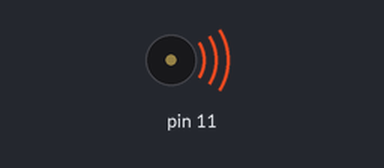
A sketch run on a simulated Arduino Uno, built with avr-gcc and run on an emulated ATmega328P. Parts: buzzer (waves = sounding).

Above: at 0.17 s.
At 36.2 s:
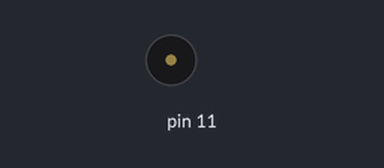
Timing chart, 0 to 40.0 s (numbered marks = the images above):
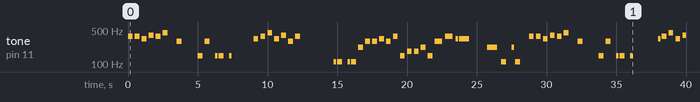

The sketch:

ode_to_joy.ino
```cpp
int melody[] = {
370, 370, 330, 392, 370, 440, 0, 294, 0, 0, 147, 294, 0, 147, 147, 0, 147, 0, 0, 0, 330, 370, 440, 330, 392, 294, 370, 0, 0, 0, 0, 0, 0, 0, 110, 110, 0, 110, 110, 220, 294, 294, 330, 294, 370, 147, 185, 185, 220, 147, 294, 370, 330, 330, 0, 220, 110, 0, 220, 110, 0, 370, 370, 330, 392, 370, 440, 0, 294, 0, 0, 147, 294, 0, 147, 147, 0, 147, 0, 0, 0, 330, 370, 440, 330, 392, 294, 370, 0, 0, 0, 0, 0, 0, 0, 110, 110, 0, 110, 110, 220, 294, 294, 330, 370, 147, 185, 185, 220, 147, 294, 330, 294, 294, 220, 185, 110, 0, 185, 147, 0, 278, 330, 330, 294, 370, 294, 0, 278, 0, 110, 0, 110, 110, 147, 220, 278, 330, 370, 330, 392, 294, 370, 294, 110, 294, 110, 110, 147, 220, 278, 330, 370, 330, 392, 278, 370, 278, 330, 110, 294, 110, 117, 185, 0, 0, 370, 294, 330, 0, 0, 0, 110, 123, 247, 165, 208, 165, 220, 294, 370, 0, 0, 0, 370, 330, 392, 370, 440, 0, 294, 0, 0, 147, 294, 0, 147, 147, 0, 147, 0, 0, 330, 370, 440, 330, 392, 294, 370, 0, 0, 0, 0, 0, 0, 0, 110, 110, 0, 110, 110, 220, 294, 294, 330, 370, 147, 185, 185, 220, 147, 294, 330, 294, 294, 220, 0, 110, 0, 185, 185, 185, 278, 330, 330, 294, 370, 220, 294, 0, 278, 0, 110, 0, 110, 110, 147, 278, 330, 370, 330, 392, 294, 370, 220, 294, 110, 294, 110, 110, 147, 278, 330, 370, 330, 392, 278, 370, 278, 330, 110, 294, 110, 117, 185, 0, 0, 370, 247, 294, 330, 220, 0, 0, 110, 123, 165, 208, 165, 294, 370, 0, 0, 0, 0, 370, 330, 392, 370, 440, 0, 294, 0, 0, 147, 294, 0, 147, 147, 0, 147, 0, 0, 330, 370, 440, 330, 392, 294, 370, 0, 0, 0, 0, 0, 0, 0, 110, 110, 0, 110, 110, 220, 294, 294, 330, 370, 147, 185, 185, 220, 147, 294, 330, 294, 185, 294, 220, 0, 110, 0, 185, 147, 0, 0
};
int noteDurations[] = {
500, 500, 500, 500, 500, 500, 500, 500, 500, 500, 500, 500, 250, 250, 500, 250, 250, 500, 500, 500, 500, 500, 500, 500, 500, 500, 500, 250, 250, 500, 500, 250, 250, 250, 250, 500, 250, 250, 500, 500, 500, 500, 500, 500, 500, 500, 500, 500, 500, 500, 750, 750, 250, 1000, 1000, 1000, 500, 250, 250, 500, 500, 500, 500, 500, 500, 500, 500, 500, 500, 500, 500, 500, 500, 250, 250, 500, 250, 250, 1000, 500, 250, 250, 500, 500, 500, 500, 500, 500, 250, 250, 500, 500, 250, 250, 250, 250, 500, 250, 250, 500, 500, 500, 500, 500, 500, 500, 500, 500, 500, 500, 500, 750, 250, 1000, 1000, 1000, 500, 250, 250, 500, 500, 500, 500, 500, 500, 500, 500, 500, 500, 1000, 500, 250, 250, 500, 500, 500, 500, 500, 250, 250, 250, 500, 500, 500, 500, 250, 250, 500, 500, 500, 500, 500, 250, 250, 250, 500, 500, 500, 500, 500, 250, 250, 500, 500, 1000, 500, 500, 500, 500, 500, 500, 1000, 1000, 500, 500, 500, 500, 500, 500, 500, 500, 500, 1000, 500, 500, 500, 500, 500, 500, 500, 500, 500, 500, 500, 500, 250, 250, 500, 250, 250, 1000, 500, 500, 500, 500, 500, 500, 500, 500, 250, 250, 500, 500, 250, 250, 250, 250, 500, 250, 250, 500, 500, 500, 500, 500, 500, 500, 500, 500, 500, 500, 500, 750, 250, 1000, 1000, 1000, 500, 250, 250, 500, 500, 500, 500, 500, 500, 500, 500, 500, 500, 500, 1000, 500, 250, 250, 500, 500, 500, 500, 250, 250, 250, 500, 500, 500, 500, 500, 250, 250, 500, 500, 500, 500, 250, 250, 250, 500, 500, 500, 500, 500, 250, 250, 500, 500, 1000, 500, 500, 500, 500, 500, 500, 500, 1000, 1000, 500, 500, 500, 500, 500, 500, 500, 500, 500, 500, 500, 500, 500, 500, 500, 500, 500, 500, 500, 500, 500, 250, 250, 500, 250, 250, 1000, 500, 500, 500, 500, 500, 500, 500, 500, 250, 250, 500, 500, 250, 250, 250, 250, 500, 250, 250, 500, 500, 500, 500, 500, 500, 500, 500, 500, 500, 500, 500, 750, 250, 1000, 1000, 1000, 1000, 500, 250, 250, 500, 500, 0
};

// Piezo attached to PWM pin 11.

void setup() {

  for (int thisNote = 0; thisNote < sizeof(melody) / sizeof(int); thisNote++)
  {
    tone(11, melody[thisNote], noteDurations[thisNote] * .7);
    delay(noteDurations[thisNote]);
    noTone(11);
  }
}

void loop() {

}
```

Measured:
- by itself, tone on pin 11: plays 370 Hz for 0.35 s, 370 Hz for 0.35 s, 330 Hz for 0.35 s, 392 Hz for 0.35 s, 370 Hz for 0.35 s, 440 Hz for 0.35 s … (59 notes in this stretch)
